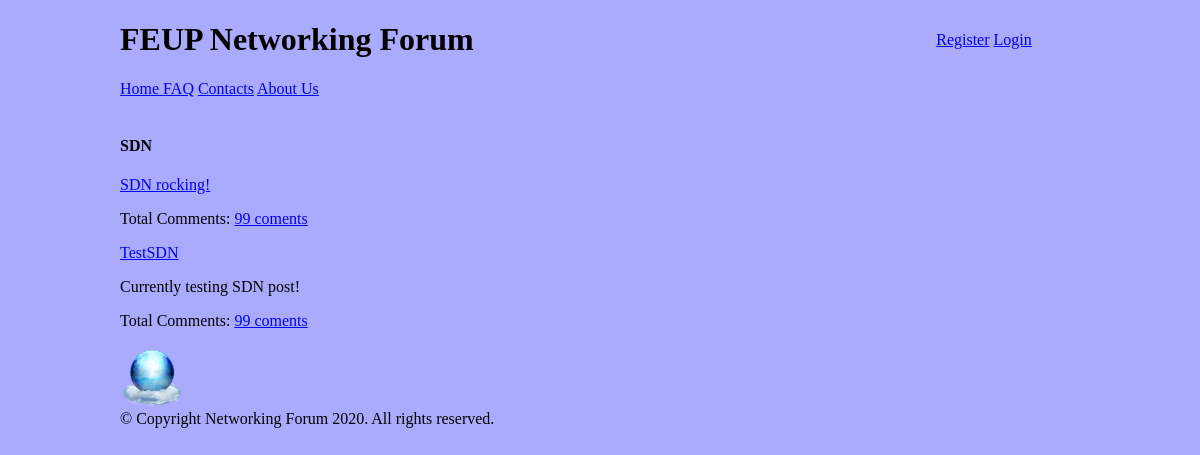
Page /php/list_by_topic.php?topic=SDN on the committed database.
### tables this page shows
CREATE TABLE forumpost (
    postid integer PRIMARY KEY AUTOINCREMENT,
    posttitle text NOT NULL,
    content text CHECK(LENGTH(content)>= 0 AND LENGTH(content)<20000),
    username text REFERENCES user, 
    topic text REFERENCES topic, 
    postrate integer CHECK(postrate>=0 AND postrate <=5)
   -- forumpostcollection_id integer REFERENCES collection
    );

### database/posts.php (called while the page is built, shortened)
<?php
function getPostsByTopic($topic)
{
  global $dbh;
  $stmt = $dbh->prepare('SELECT postid, posttitle,content,topic FROM forumpost  WHERE topic = ?');
  $stmt->execute(array($topic));
  return $stmt->fetchAll();
}

### php/list_by_topic.php (the view, shortened to what this page needs)
<?php
    require_once("../database/init.php");
    require_once("../database/posts.php");
    include_once("../templates/homepage_section/header_pagina_inicial_tpl.php");
?>
<section id="posts">
<article>
<aside id="related">
 <?php
    $topic = $_GET["topic"];
 ?>
 <h1> <?php echo $topic;?> </h1>
 <?php $articles = getPostsByTopic($topic); ?>
 <?php foreach ($articles as $article) { ?>
        <article>
            <a href="../php/post.php?postid=<?php echo $article['postid'] ?>"><?php echo $article['posttitle'] ?></a>
            <p><?php echo $article['content'] ?></p>
            <p>Total Comments: <a href="../php/post.php?postitle=<?php echo $article['posttitle'] ?>&postid=<?php echo $article['postid']?>"> <?php print_r("99 coments") ?></a>
        </article>
       </aside>
 <?php  } ?>
 <?php
include_once("../templates/static_sections/footer_tpl.php");
 ?>

### css/initialpage.css (style rules this page uses)
body { background-color: #ababfd; margin: 0 auto; width: 60em; display: grid; grid-template-columns: [start] 4fr [middle] 1fr [end]; grid-template-rows: [start] auto [topics] auto [posts] 1fr [footer] auto [end]; }
body > header h1 { font-family: garamond; }
aside { grid-column: middle; grid-row: topics/end; }
#posts { grid-column: start; }
body > header h1 { grid-column: 1; grid-row: 1; }

### rows in the picture
forumpost: posttitle "SDN rocking!", value "99 coments"
forumpost: posttitle "TestSDN", content "Currently testing SDN post!", value "99 coments"

### other values in the picture
$topic "SDN"
